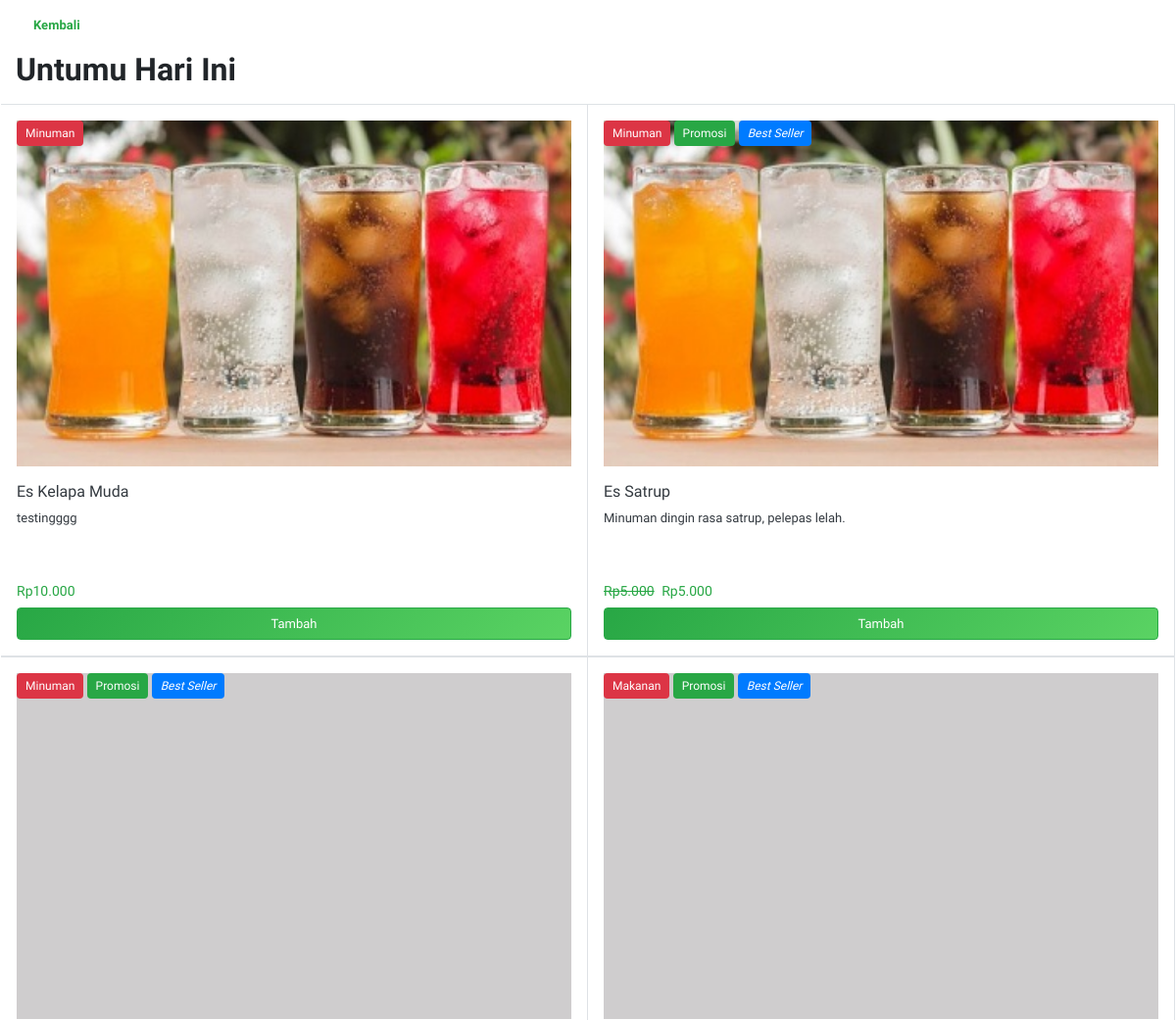
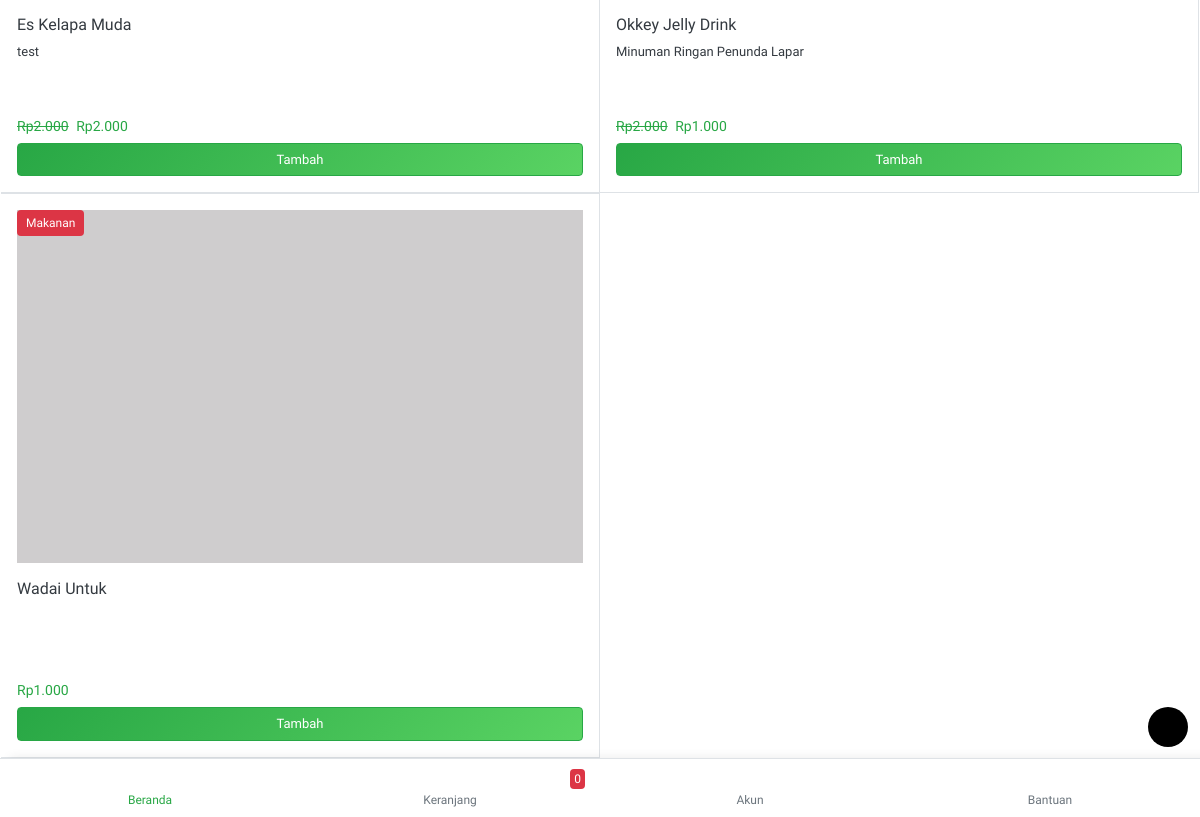
The app's page /beranda/produk/untumu-hari-ini with its own data (2 pictures, top to bottom).
### tables this page shows
CREATE TABLE `tb_produk` (
  `id_produk` int(11) NOT NULL,
  `id_kategori` int(11) NOT NULL,
  `nama_produk` varchar(50) NOT NULL,
  `harga` varchar(50) NOT NULL,
  `harga_promosi` varchar(50) NOT NULL,
  `deskripsi` text NOT NULL,
  `gambar` varchar(100) NOT NULL,
  `promosi` int(11) NOT NULL,
  `terlaris` int(11) NOT NULL
);

CREATE TABLE `tb_kategori` (
  `id_kategori` int(11) NOT NULL,
  `nama_kategori` varchar(50) NOT NULL,
  `slug` varchar(50) NOT NULL,
  `icon` varchar(20) NOT NULL
);

### application/controllers/Beranda.php (called while the page is built, shortened)
<?php
class Beranda extends CI_Controller {
	function __construct(){
		$this->load->model('mberanda');
	}
	public function produk()
	{
		$data['produk'] = $this->uri->segment(3);
		$produk = $this->uri->segment(3);
		if ($produk=="untumu-hari-ini") {
		$data['data_produk'] = $this->mberanda->get_produk1();
		} elseif ($produk=="promo-hari-ini") {
			$data['data_produk'] = $this->mberanda->get_produk2();
		} elseif ($produk=="best-seller") {
			$data['data_produk'] = $this->mberanda->get_produk3();
		} else {
			echo '<script language="javascript">document.location="'.site_url('beranda').'";</script>';
		};
		$this->load->view('tema/head');
		$this->load->view('produk',$data);
		$this->load->view('tema/menu');
		$this->load->view('tema/footer');
	}
}

### index.php (called while the page is built, shortened)
<?php
require_once BASEPATH.'core/CodeIgniter.php';

### application/models/Mberanda.php (called while the page is built, shortened)
<?php if ( ! defined('BASEPATH')) exit('No direct script access allowed');
class Mberanda extends CI_Model {
public function get_produk1()
	{
		$query = $this->db->query("SELECT * FROM `tb_kategori` JOIN tb_produk ON tb_kategori.id_kategori=tb_produk.id_kategori ORDER BY `tb_produk`.`id_produk` DESC");
		return $query;
	}
}

### application/views/produk.php (the view, shortened to what this page needs)
<div class="osahan-listing">
	<div class="p-3 bg-white">
		<div class="d-flex align-items-center">
			<a class="font-weight-bold text-success text-decoration-none" href="<?= site_url() ?>beranda">
				<i class="icofont-rounded-left back-page"></i> Kembali</a>
		</div>
	</div>
	<div class="px-3 bg-white pb-2">
		<div class="pt-0">
			<h2 class="font-weight-bold"><?= ucwords(str_replace("-", " ", htmlspecialchars($produk))); ?></h2>
		</div>
	</div>
	<div class="osahan-listing px-3 bg-white">
		<div class="row">
			<?php
			foreach ($data_produk->result() as $data):
				$nama_produk = strtolower(str_replace(" ", "-", "$data->nama_produk"));
				?>
				<div class="col-6 p-0 border-right border-bottom border-top">
					<div class="list-card-image">
						<a href="<?= base_url() ?>beranda/detail_produk/<?= $nama_produk; ?>" class="text-dark">
							<div class="member-plan position-absolute">
								<span class="badge mt-3 mb-3 ml-3 badge-danger"><?= $data->nama_kategori; ?></span>
								<?= $data->promosi == 0 ? '' : '<span class="badge badge-success">Promosi</span>'; ?>
								<?= $data->terlaris == 0 ? '' : '<span class="badge badge-primary"><i>Best Seller</i></span>'; ?>
							</div>
							<div class="p-3">
								<img src="<?= base_url() ?>file/<?= $data->gambar; ?>"
									 class="img-fluid item-img w-100 mb-3">
								<h6><?= htmlspecialchars($data->nama_produk); ?></h6>
								<p style="height: 60px">
									<?php
									$jml = strlen($data->deskripsi);
									echo $jml <= 100 ? htmlspecialchars($data->deskripsi) : substr(htmlspecialchars($data->deskripsi), 0, 100) . " (Lihat Selengkapnya)";
									?>
								</p>
								<div class="" id="container-button">
									<h6 class="price m-0 text-success">
										<?= $data->promosi == 1 ? '<del class="text-success mr-1">Rp' . number_format($data->harga, 0, ',', '.') . '</del>' . ' Rp' . number_format($data->harga_promosi, 0, ',', '.') : 'Rp' . number_format($data->harga, 0, ',', '.'); ?>
									</h6>
									<button data-id="<?= $data->id_produk ?>"
											id="btn-add-cart"
											class="btn btn-success btn-block ml-auto mt-2">Tambah
									</button>
								</div>
							</div>
						</a>
					</div>
				</div>
			<?php endforeach; ?>
		</div>
	</div>
</div>

### assets2/css/style.css (style rules this page uses)
body { font-family: 'Ubuntu', sans-serif; font-size: 13px; background-color: #f0f2f5; }
.back-page { font-size: 19px; vertical-align: bottom; }
div,a { outline: none !important; text-decoration: none !important; }
.fixed-bottom-padding { padding-bottom: 59px; }
.list-card-image .price { font-size: 14px; }
.btn-success { background: #28a745; background: -moz-linear-gradient(-45deg, #28a745 0%, #5ad363 100%); background: -webkit-linear-gradient(-45deg, #28a745 0%,#5ad363 100%); background: linear-gradient(135deg, #28a745 0%,#5ad363 100%); filter: progid:DXImageTransform.Microsoft.gradient( startColorstr='#28a745', endColorstr='#5ad363',GradientType=1 ); ; }
.btn { font-size: 13px; }
.badge { font-size: 12px; padding: 7px 9px; font-weight: 500; }
.badge-success { color: white; }
.badge-danger { color: white; }
.badge-primary { color: white; }

### records on screen
tb_produk: id_kategori.nama_kategori "Minuman", gambar (picture), nama_produk "Es Kelapa Muda", deskripsi "testingggg", harga "10.000"
tb_produk: id_kategori.nama_kategori "Minuman", promosi "Promosi", terlaris "Best Seller", gambar (picture), nama_produk "Es Satrup", deskripsi "Minuman dingin rasa satrup, pelepas lelah.", harga "5.000", harga_promosi "5.000"
tb_produk: id_kategori.nama_kategori "Minuman", promosi "Promosi", terlaris "Best Seller", gambar (picture), nama_produk "Es Kelapa Muda", deskripsi "test", harga "2.000", harga_promosi "2.000"
tb_produk: id_kategori.nama_kategori "Makanan", promosi "Promosi", terlaris "Best Seller", gambar (picture), nama_produk "Okkey Jelly Drink", deskripsi "Minuman Ringan Penunda Lapar", harga "2.000", harga_promosi "1.000"
tb_produk: id_kategori.nama_kategori "Makanan", gambar (picture), nama_produk "Wadai Untuk", harga "1.000"

### other values on screen
str_replace("-", " ", htmlspecialchars($produk)) "Untumu Hari Ini"
